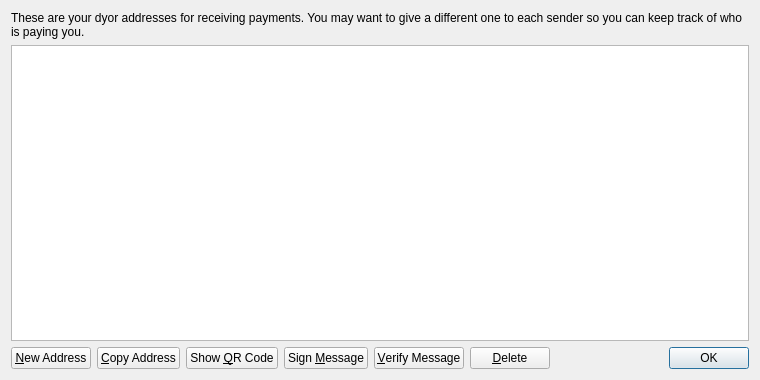
<?xml version="1.0" encoding="UTF-8"?>
<ui version="4.0">
 <class>AddressBookPage</class>
 <widget class="QWidget" name="AddressBookPage">
  <property name="geometry">
   <rect>
    <x>0</x>
    <y>0</y>
    <width>760</width>
    <height>380</height>
   </rect>
  </property>
  <property name="windowTitle">
   <string>Address Book</string>
  </property>
  <property name="styleSheet">
   <string notr="true">QListView { background: transparent; }</string>
  </property>
  <layout class="QVBoxLayout" name="verticalLayout">
   <item>
    <widget class="QLabel" name="labelExplanation">
     <property name="text">
      <string>These are your dyor addresses for receiving payments. You may want to give a different one to each sender so you can keep track of who is paying you.</string>
     </property>
     <property name="textFormat">
      <enum>Qt::PlainText</enum>
     </property>
     <property name="wordWrap">
      <bool>true</bool>
     </property>
    </widget>
   </item>
   <item>
    <widget class="QTableView" name="tableView">
     <property name="contextMenuPolicy">
      <enum>Qt::CustomContextMenu</enum>
     </property>
     <property name="toolTip">
      <string>Double-click to edit address or label</string>
     </property>
     <property name="styleSheet">
      <string notr="true"/>
     </property>
     <property name="tabKeyNavigation">
      <bool>false</bool>
     </property>
     <property name="alternatingRowColors">
      <bool>true</bool>
     </property>
     <property name="selectionMode">
      <enum>QAbstractItemView::SingleSelection</enum>
     </property>
     <property name="selectionBehavior">
      <enum>QAbstractItemView::SelectRows</enum>
     </property>
     <property name="sortingEnabled">
      <bool>true</bool>
     </property>
     <attribute name="verticalHeaderVisible">
      <bool>false</bool>
     </attribute>
    </widget>
   </item>
   <item>
    <layout class="QHBoxLayout" name="horizontalLayout">
     <item>
      <widget class="QPushButton" name="newAddressButton">
       <property name="toolTip">
        <string>Create a new address</string>
       </property>
       <property name="styleSheet">
        <string notr="true"/>
       </property>
       <property name="text">
        <string>&amp;New Address</string>
       </property>
       <property name="icon">
        <iconset resource="../bitcoin.qrc">
         <normaloff>:/icons/add</normaloff>:/icons/add</iconset>
       </property>
      </widget>
     </item>
     <item>
      <widget class="QPushButton" name="copyToClipboard">
       <property name="toolTip">
        <string>Copy the currently selected address to the system clipboard</string>
       </property>
       <property name="styleSheet">
        <string notr="true"/>
       </property>
       <property name="text">
        <string>&amp;Copy Address</string>
       </property>
       <property name="icon">
        <iconset resource="../bitcoin.qrc">
         <normaloff>:/icons/editcopy</normaloff>:/icons/editcopy</iconset>
       </property>
      </widget>
     </item>
     <item>
      <widget class="QPushButton" name="showQRCode">
       <property name="styleSheet">
        <string notr="true"/>
       </property>
       <property name="text">
        <string>Show &amp;QR Code</string>
       </property>
       <property name="icon">
        <iconset resource="../bitcoin.qrc">
         <normaloff>:/icons/qrcode</normaloff>:/icons/qrcode</iconset>
       </property>
      </widget>
     </item>
     <item>
      <widget class="QPushButton" name="signMessage">
       <property name="toolTip">
        <string>Sign a message to prove you own an dyor address</string>
       </property>
       <property name="styleSheet">
        <string notr="true"/>
       </property>
       <property name="text">
        <string>Sign &amp;Message</string>
       </property>
       <property name="icon">
        <iconset resource="../bitcoin.qrc">
         <normaloff>:/icons/edit</normaloff>:/icons/edit</iconset>
       </property>
      </widget>
     </item>
     <item>
      <widget class="QPushButton" name="verifyMessage">
       <property name="toolTip">
        <string>Verify a message to ensure it was signed with a specified dyor address</string>
       </property>
       <property name="styleSheet">
        <string notr="true"/>
       </property>
       <property name="text">
        <string>&amp;Verify Message</string>
       </property>
       <property name="icon">
        <iconset resource="../bitcoin.qrc">
         <normaloff>:/icons/transaction_0</normaloff>:/icons/transaction_0</iconset>
       </property>
      </widget>
     </item>
     <item>
      <widget class="QPushButton" name="deleteButton">
       <property name="toolTip">
        <string>Delete the currently selected address from the list</string>
       </property>
       <property name="styleSheet">
        <string notr="true"/>
       </property>
       <property name="text">
        <string>&amp;Delete</string>
       </property>
       <property name="icon">
        <iconset resource="../bitcoin.qrc">
         <normaloff>:/icons/remove</normaloff>:/icons/remove</iconset>
       </property>
      </widget>
     </item>
     <item>
      <spacer name="horizontalSpacer">
       <property name="orientation">
        <enum>Qt::Horizontal</enum>
       </property>
       <property name="sizeHint" stdset="0">
        <size>
         <width>40</width>
         <height>20</height>
        </size>
       </property>
      </spacer>
     </item>
     <item>
      <widget class="QDialogButtonBox" name="buttonBox">
       <property name="sizePolicy">
        <sizepolicy hsizetype="Maximum" vsizetype="Fixed">
         <horstretch>0</horstretch>
         <verstretch>0</verstretch>
        </sizepolicy>
       </property>
       <property name="styleSheet">
        <string notr="true"/>
       </property>
       <property name="standardButtons">
        <set>QDialogButtonBox::Ok</set>
       </property>
      </widget>
     </item>
    </layout>
   </item>
  </layout>
 </widget>
 <resources>
  <include location="../bitcoin.qrc"/>
 </resources>
 <connections/>
</ui>
